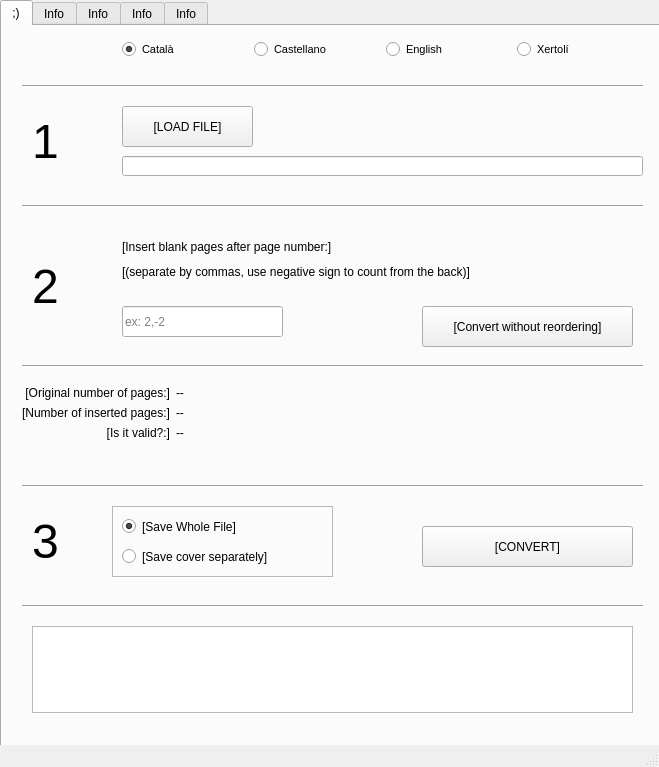
<?xml version="1.0" encoding="UTF-8"?>
<ui version="4.0">
 <class>MainWindow</class>
 <widget class="QMainWindow" name="MainWindow">
  <property name="geometry">
   <rect>
    <x>0</x>
    <y>0</y>
    <width>659</width>
    <height>767</height>
   </rect>
  </property>
  <property name="windowTitle">
   <string>PDF2Booklet</string>
  </property>
  <widget class="QWidget" name="centralwidget">
   <widget class="QTabWidget" name="tabWidget">
    <property name="geometry">
     <rect>
      <x>0</x>
      <y>0</y>
      <width>661</width>
      <height>771</height>
     </rect>
    </property>
    <property name="currentIndex">
     <number>0</number>
    </property>
    <widget class="QWidget" name="tab_0">
     <attribute name="title">
      <string notr="true">;)</string>
     </attribute>
     <widget class="QWidget" name="gridLayoutWidget">
      <property name="geometry">
       <rect>
        <x>120</x>
        <y>10</y>
        <width>521</width>
        <height>27</height>
       </rect>
      </property>
      <layout class="QHBoxLayout" name="HLayout_Language">
       <item>
        <widget class="QRadioButton" name="radioButton_Language_Catala">
         <property name="font">
          <font>
           <pointsize>8</pointsize>
          </font>
         </property>
         <property name="text">
          <string>Català</string>
         </property>
         <property name="checked">
          <bool>true</bool>
         </property>
        </widget>
       </item>
       <item>
        <widget class="QRadioButton" name="radioButton_Language_Castellano">
         <property name="font">
          <font>
           <pointsize>8</pointsize>
          </font>
         </property>
         <property name="text">
          <string>Castellano</string>
         </property>
         <property name="checked">
          <bool>false</bool>
         </property>
        </widget>
       </item>
       <item>
        <widget class="QRadioButton" name="radioButton_Language_English">
         <property name="font">
          <font>
           <pointsize>8</pointsize>
          </font>
         </property>
         <property name="text">
          <string>English</string>
         </property>
         <property name="checked">
          <bool>false</bool>
         </property>
        </widget>
       </item>
       <item>
        <widget class="QRadioButton" name="radioButton_Language_Xertoli">
         <property name="enabled">
          <bool>true</bool>
         </property>
         <property name="font">
          <font>
           <pointsize>8</pointsize>
          </font>
         </property>
         <property name="text">
          <string>Xertolí</string>
         </property>
         <property name="checked">
          <bool>false</bool>
         </property>
        </widget>
       </item>
      </layout>
     </widget>
     <widget class="Line" name="line_4">
      <property name="geometry">
       <rect>
        <x>20</x>
        <y>450</y>
        <width>621</width>
        <height>20</height>
       </rect>
      </property>
      <property name="orientation">
       <enum>Qt::Horizontal</enum>
      </property>
     </widget>
     <widget class="QLabel" name="label_Stage3">
      <property name="geometry">
       <rect>
        <x>30</x>
        <y>480</y>
        <width>47</width>
        <height>71</height>
       </rect>
      </property>
      <property name="font">
       <font>
        <pointsize>36</pointsize>
       </font>
      </property>
      <property name="text">
       <string>3</string>
      </property>
     </widget>
     <widget class="QLabel" name="label_InsertText">
      <property name="geometry">
       <rect>
        <x>120</x>
        <y>210</y>
        <width>331</width>
        <height>21</height>
       </rect>
      </property>
      <property name="font">
       <font>
        <pointsize>9</pointsize>
       </font>
      </property>
      <property name="text">
       <string>[Insert blank pages after page number:]</string>
      </property>
     </widget>
     <widget class="Line" name="line">
      <property name="geometry">
       <rect>
        <x>20</x>
        <y>50</y>
        <width>621</width>
        <height>20</height>
       </rect>
      </property>
      <property name="orientation">
       <enum>Qt::Horizontal</enum>
      </property>
     </widget>
     <widget class="Line" name="line_3">
      <property name="geometry">
       <rect>
        <x>20</x>
        <y>330</y>
        <width>621</width>
        <height>20</height>
       </rect>
      </property>
      <property name="orientation">
       <enum>Qt::Horizontal</enum>
      </property>
     </widget>
     <widget class="Line" name="line_5">
      <property name="geometry">
       <rect>
        <x>20</x>
        <y>570</y>
        <width>621</width>
        <height>20</height>
       </rect>
      </property>
      <property name="orientation">
       <enum>Qt::Horizontal</enum>
      </property>
     </widget>
     <widget class="QPlainTextEdit" name="plainTextEdit_ErrorConsole">
      <property name="geometry">
       <rect>
        <x>30</x>
        <y>600</y>
        <width>601</width>
        <height>87</height>
       </rect>
      </property>
      <property name="palette">
       <palette>
        <active>
         <colorrole role="WindowText">
          <brush brushstyle="SolidPattern">
           <color alpha="255">
            <red>0</red>
            <green>0</green>
            <blue>0</blue>
           </color>
          </brush>
         </colorrole>
         <colorrole role="Text">
          <brush brushstyle="SolidPattern">
           <color alpha="255">
            <red>255</red>
            <green>0</green>
            <blue>0</blue>
           </color>
          </brush>
         </colorrole>
         <colorrole role="PlaceholderText">
          <brush brushstyle="SolidPattern">
           <color alpha="128">
            <red>255</red>
            <green>0</green>
            <blue>0</blue>
           </color>
          </brush>
         </colorrole>
        </active>
        <inactive>
         <colorrole role="WindowText">
          <brush brushstyle="SolidPattern">
           <color alpha="255">
            <red>0</red>
            <green>0</green>
            <blue>0</blue>
           </color>
          </brush>
         </colorrole>
         <colorrole role="Text">
          <brush brushstyle="SolidPattern">
           <color alpha="255">
            <red>255</red>
            <green>0</green>
            <blue>0</blue>
           </color>
          </brush>
         </colorrole>
         <colorrole role="PlaceholderText">
          <brush brushstyle="SolidPattern">
           <color alpha="128">
            <red>255</red>
            <green>0</green>
            <blue>0</blue>
           </color>
          </brush>
         </colorrole>
        </inactive>
        <disabled>
         <colorrole role="WindowText">
          <brush brushstyle="SolidPattern">
           <color alpha="255">
            <red>120</red>
            <green>120</green>
            <blue>120</blue>
           </color>
          </brush>
         </colorrole>
         <colorrole role="Text">
          <brush brushstyle="SolidPattern">
           <color alpha="255">
            <red>120</red>
            <green>120</green>
            <blue>120</blue>
           </color>
          </brush>
         </colorrole>
         <colorrole role="PlaceholderText">
          <brush brushstyle="SolidPattern">
           <color alpha="128">
            <red>0</red>
            <green>0</green>
            <blue>0</blue>
           </color>
          </brush>
         </colorrole>
        </disabled>
       </palette>
      </property>
      <property name="font">
       <font>
        <pointsize>8</pointsize>
       </font>
      </property>
      <property name="readOnly">
       <bool>true</bool>
      </property>
      <property name="plainText">
       <string/>
      </property>
     </widget>
     <widget class="QLabel" name="label_Stage1">
      <property name="geometry">
       <rect>
        <x>30</x>
        <y>80</y>
        <width>47</width>
        <height>71</height>
       </rect>
      </property>
      <property name="font">
       <font>
        <pointsize>36</pointsize>
       </font>
      </property>
      <property name="text">
       <string>1</string>
      </property>
     </widget>
     <widget class="QLabel" name="label_Stage2">
      <property name="geometry">
       <rect>
        <x>30</x>
        <y>220</y>
        <width>47</width>
        <height>81</height>
       </rect>
      </property>
      <property name="font">
       <font>
        <pointsize>36</pointsize>
       </font>
      </property>
      <property name="text">
       <string>2</string>
      </property>
     </widget>
     <widget class="QPushButton" name="pushButton_LoadFile">
      <property name="geometry">
       <rect>
        <x>120</x>
        <y>80</y>
        <width>131</width>
        <height>41</height>
       </rect>
      </property>
      <property name="font">
       <font>
        <pointsize>9</pointsize>
       </font>
      </property>
      <property name="text">
       <string>[LOAD FILE]</string>
      </property>
     </widget>
     <widget class="QLineEdit" name="lineEdit_Insert">
      <property name="geometry">
       <rect>
        <x>120</x>
        <y>280</y>
        <width>161</width>
        <height>31</height>
       </rect>
      </property>
      <property name="font">
       <font>
        <pointsize>9</pointsize>
       </font>
      </property>
      <property name="inputMask">
       <string/>
      </property>
      <property name="text">
       <string/>
      </property>
      <property name="placeholderText">
       <string>ex: 2,-2</string>
      </property>
     </widget>
     <widget class="Line" name="line_2">
      <property name="geometry">
       <rect>
        <x>20</x>
        <y>170</y>
        <width>621</width>
        <height>20</height>
       </rect>
      </property>
      <property name="orientation">
       <enum>Qt::Horizontal</enum>
      </property>
     </widget>
     <widget class="QWidget" name="formLayoutWidget">
      <property name="geometry">
       <rect>
        <x>20</x>
        <y>360</y>
        <width>621</width>
        <height>81</height>
       </rect>
      </property>
      <layout class="QFormLayout" name="FLayout_pagesInfo">
       <property name="labelAlignment">
        <set>Qt::AlignRight|Qt::AlignTrailing|Qt::AlignVCenter</set>
       </property>
       <item row="0" column="0">
        <widget class="QLabel" name="label_NpagesOriginalText">
         <property name="font">
          <font>
           <pointsize>9</pointsize>
          </font>
         </property>
         <property name="text">
          <string>[Original number of pages:]</string>
         </property>
         <property name="alignment">
          <set>Qt::AlignRight|Qt::AlignTrailing|Qt::AlignVCenter</set>
         </property>
        </widget>
       </item>
       <item row="0" column="1">
        <widget class="QLabel" name="label_NpagesOriginal">
         <property name="font">
          <font>
           <pointsize>9</pointsize>
          </font>
         </property>
         <property name="text">
          <string>--</string>
         </property>
        </widget>
       </item>
       <item row="1" column="0">
        <widget class="QLabel" name="label_NpagesInsertedText">
         <property name="font">
          <font>
           <pointsize>9</pointsize>
          </font>
         </property>
         <property name="text">
          <string>[Number of inserted pages:]</string>
         </property>
         <property name="scaledContents">
          <bool>false</bool>
         </property>
         <property name="alignment">
          <set>Qt::AlignRight|Qt::AlignTrailing|Qt::AlignVCenter</set>
         </property>
        </widget>
       </item>
       <item row="1" column="1">
        <widget class="QLabel" name="label_NpagesInserted">
         <property name="font">
          <font>
           <pointsize>9</pointsize>
          </font>
         </property>
         <property name="text">
          <string>--</string>
         </property>
        </widget>
       </item>
       <item row="2" column="0">
        <widget class="QLabel" name="label_ValidText">
         <property name="font">
          <font>
           <pointsize>9</pointsize>
          </font>
         </property>
         <property name="text">
          <string>[Is it valid?:]</string>
         </property>
         <property name="alignment">
          <set>Qt::AlignRight|Qt::AlignTrailing|Qt::AlignVCenter</set>
         </property>
        </widget>
       </item>
       <item row="2" column="1">
        <widget class="QLabel" name="label_Valid">
         <property name="font">
          <font>
           <pointsize>9</pointsize>
          </font>
         </property>
         <property name="text">
          <string>--</string>
         </property>
        </widget>
       </item>
      </layout>
     </widget>
     <widget class="QPushButton" name="pushButton_Convert">
      <property name="geometry">
       <rect>
        <x>420</x>
        <y>500</y>
        <width>211</width>
        <height>41</height>
       </rect>
      </property>
      <property name="font">
       <font>
        <pointsize>9</pointsize>
       </font>
      </property>
      <property name="text">
       <string>[CONVERT]</string>
      </property>
     </widget>
     <widget class="QLineEdit" name="lineEdit_OpenFile">
      <property name="geometry">
       <rect>
        <x>120</x>
        <y>130</y>
        <width>521</width>
        <height>20</height>
       </rect>
      </property>
      <property name="readOnly">
       <bool>true</bool>
      </property>
     </widget>
     <widget class="QLabel" name="label_InsertInstructionText">
      <property name="geometry">
       <rect>
        <x>120</x>
        <y>230</y>
        <width>471</width>
        <height>31</height>
       </rect>
      </property>
      <property name="font">
       <font>
        <pointsize>9</pointsize>
       </font>
      </property>
      <property name="text">
       <string>[(separate by commas, use negative sign to count from the back)]</string>
      </property>
     </widget>
     <widget class="QFrame" name="frame_SaveDivide">
      <property name="geometry">
       <rect>
        <x>110</x>
        <y>480</y>
        <width>221</width>
        <height>71</height>
       </rect>
      </property>
      <property name="frameShape">
       <enum>QFrame::StyledPanel</enum>
      </property>
      <property name="frameShadow">
       <enum>QFrame::Raised</enum>
      </property>
      <widget class="QRadioButton" name="radioButton_Save_Whole">
       <property name="geometry">
        <rect>
         <x>10</x>
         <y>10</y>
         <width>171</width>
         <height>21</height>
        </rect>
       </property>
       <property name="font">
        <font>
         <pointsize>9</pointsize>
        </font>
       </property>
       <property name="text">
        <string>[Save Whole File]</string>
       </property>
       <property name="checked">
        <bool>true</bool>
       </property>
      </widget>
      <widget class="QRadioButton" name="radioButton_Save_Separately">
       <property name="geometry">
        <rect>
         <x>10</x>
         <y>40</y>
         <width>191</width>
         <height>21</height>
        </rect>
       </property>
       <property name="font">
        <font>
         <pointsize>9</pointsize>
        </font>
       </property>
       <property name="text">
        <string>[Save cover separately]</string>
       </property>
      </widget>
     </widget>
     <widget class="QPushButton" name="pushButton_Convert_NoReorder">
      <property name="geometry">
       <rect>
        <x>420</x>
        <y>280</y>
        <width>211</width>
        <height>41</height>
       </rect>
      </property>
      <property name="font">
       <font>
        <pointsize>9</pointsize>
       </font>
      </property>
      <property name="text">
       <string>[Convert without reordering]</string>
      </property>
     </widget>
    </widget>
    <widget class="QWidget" name="tab_1">
     <attribute name="title">
      <string>Info</string>
     </attribute>
     <widget class="QTextBrowser" name="textBrowser">
      <property name="geometry">
       <rect>
        <x>20</x>
        <y>20</y>
        <width>621</width>
        <height>661</height>
       </rect>
      </property>
      <property name="html">
       <string notr="true">&lt;!DOCTYPE HTML PUBLIC &quot;-//W3C//DTD HTML 4.0//EN&quot; &quot;http://www.w3.org/TR/REC-html40/strict.dtd&quot;&gt;
&lt;html&gt;&lt;head&gt;&lt;meta name=&quot;qrichtext&quot; content=&quot;1&quot; /&gt;&lt;style type=&quot;text/css&quot;&gt;
p, li { white-space: pre-wrap; }
&lt;/style&gt;&lt;/head&gt;&lt;body style=&quot; font-family:'MS Shell Dlg 2'; font-size:7.8pt; font-weight:400; font-style:normal;&quot;&gt;
&lt;p style=&quot; margin-top:12px; margin-bottom:12px; margin-left:0px; margin-right:0px; -qt-block-indent:0; text-indent:0px;&quot;&gt;&lt;span style=&quot; font-size:14pt; font-weight:600; text-decoration: underline;&quot;&gt;Acreditacions:&lt;/span&gt;&lt;span style=&quot; font-size:11pt;&quot;&gt;&lt;br /&gt;Este programa s'ha fet gràcies a Qt Designer i a les llibreríes PyPDF2 i PySide6. Pots trobar més projectes en &lt;/span&gt;&lt;a href=&quot;https://github.com/vicent-b&quot;&gt;&lt;span style=&quot; font-size:11pt; text-decoration: underline; color:#0000ff;&quot;&gt;https://github.com/vicent-b&lt;/span&gt;&lt;/a&gt;&lt;/p&gt;
&lt;p style=&quot; margin-top:12px; margin-bottom:12px; margin-left:0px; margin-right:0px; -qt-block-indent:0; text-indent:0px;&quot;&gt;&lt;span style=&quot; font-size:14pt;&quot;&gt;&lt;br /&gt;&lt;/span&gt;&lt;span style=&quot; font-size:14pt; font-weight:600; text-decoration: underline;&quot;&gt;Informació:&lt;/span&gt;&lt;span style=&quot; font-size:11pt;&quot;&gt;&lt;br /&gt;Este programa reordena las pàgines d'un PDF per tal que, al imprimir-lo, sols calga doblar el munt de fulles per la mitad per a formar un llibre. Ja que la quantita de fulles deu ser múltiple de 4, se permet insertar fulles en blanc. Per a imprimir la portada a color i la resta en blanc i negre, pots separar la fulla més exterior sel·leccionant la opció &amp;quot;guarda la protada per separat&amp;quot;&lt;br /&gt;&lt;br /&gt;Per a imprimir, has de configurar la impressió a 2 pàgines per fulla, a doble cara i per a passar pàgina pel costat curt.&lt;br /&gt;&lt;br /&gt;Per a encuadernar pots:&lt;br /&gt;1) Grapar les fulles doblades per fora&lt;/span&gt;&lt;/p&gt;
&lt;p style=&quot; margin-top:12px; margin-bottom:12px; margin-left:0px; margin-right:0px; -qt-block-indent:0; text-indent:0px;&quot;&gt;&lt;span style=&quot; font-size:11pt;&quot;&gt;2) Grapar les fulles doblades de tal manera que els extrems de la grapa queden a l'interior del llibre. Pot requerir d'una grapadora especialment llarga.&lt;/span&gt;&lt;/p&gt;
&lt;p style=&quot; margin-top:12px; margin-bottom:12px; margin-left:0px; margin-right:0px; -qt-block-indent:0; text-indent:0px;&quot;&gt;&lt;span style=&quot; font-size:11pt;&quot;&gt;3) Imitar el mètode 2 perforant 2 parells de forats y nugant fil en un cercle en cada parell. Costa més teemps però la pàgina podrà doblegar-se 180º (portada tocant la contraportada) sense trencar-se.&lt;/span&gt;&lt;span style=&quot; font-size:6.6pt;&quot;&gt;&lt;br /&gt;&lt;/span&gt;&lt;/p&gt;&lt;/body&gt;&lt;/html&gt;</string>
      </property>
     </widget>
    </widget>
    <widget class="QWidget" name="tab_2">
     <attribute name="title">
      <string>Info</string>
     </attribute>
     <widget class="QTextBrowser" name="textBrowser_3">
      <property name="geometry">
       <rect>
        <x>20</x>
        <y>20</y>
        <width>621</width>
        <height>661</height>
       </rect>
      </property>
      <property name="html">
       <string notr="true">&lt;!DOCTYPE HTML PUBLIC &quot;-//W3C//DTD HTML 4.0//EN&quot; &quot;http://www.w3.org/TR/REC-html40/strict.dtd&quot;&gt;
&lt;html&gt;&lt;head&gt;&lt;meta name=&quot;qrichtext&quot; content=&quot;1&quot; /&gt;&lt;style type=&quot;text/css&quot;&gt;
p, li { white-space: pre-wrap; }
&lt;/style&gt;&lt;/head&gt;&lt;body style=&quot; font-family:'MS Shell Dlg 2'; font-size:7.8pt; font-weight:400; font-style:normal;&quot;&gt;
&lt;p style=&quot; margin-top:12px; margin-bottom:12px; margin-left:0px; margin-right:0px; -qt-block-indent:0; text-indent:0px;&quot;&gt;&lt;span style=&quot; font-size:14pt; font-weight:600; text-decoration: underline;&quot;&gt;Acreditaciones:&lt;/span&gt;&lt;span style=&quot; font-size:11pt;&quot;&gt;&lt;br /&gt;Este programa se ha elaborado gracias a Qt Designer y a las librerías PyPDF2 y PySide6. Puedes encontrar más proyectos en &lt;/span&gt;&lt;a href=&quot;https://github.com/vicent-b&quot;&gt;&lt;span style=&quot; font-size:11pt; text-decoration: underline; color:#0000ff;&quot;&gt;https://github.com/vicent-b&lt;/span&gt;&lt;/a&gt;&lt;/p&gt;
&lt;p style=&quot; margin-top:12px; margin-bottom:12px; margin-left:0px; margin-right:0px; -qt-block-indent:0; text-indent:0px;&quot;&gt;&lt;span style=&quot; font-size:14pt;&quot;&gt;&lt;br /&gt;&lt;/span&gt;&lt;span style=&quot; font-size:14pt; font-weight:600; text-decoration: underline;&quot;&gt;Información:&lt;/span&gt;&lt;span style=&quot; font-size:11pt;&quot;&gt;&lt;br /&gt;Este programa reordena las páginas de un PDF para que al imprimirlo, baste con doblar la montaña de hojas por la mitad para formar un libro. Ya que la cantidad de hojas debe ser múltiplo de 4, se permite insertar hojas en blanco. Para imprimir la portada a color y el resto en blanco y negro, puede separar la hoja más exterior seleccionanco la opción &amp;quot;guarda la portada por separado&amp;quot;.&lt;br /&gt;&lt;br /&gt;Para imprimir, debe configurar la impresión a 2 páginas por hoja, a doble cara y para pasar página por el lado corto.&lt;br /&gt;&lt;br /&gt;Para encuadernar, puede:&lt;br /&gt;1) Grapar las hojas dobladas por fuera&lt;/span&gt;&lt;/p&gt;
&lt;p style=&quot; margin-top:12px; margin-bottom:12px; margin-left:0px; margin-right:0px; -qt-block-indent:0; text-indent:0px;&quot;&gt;&lt;span style=&quot; font-size:11pt;&quot;&gt;2) Grapar las hojas dobladas de tal forma que el cierre de la grapa quede en el interior del libro. Puede requerir de grapadora especialmente larga&lt;/span&gt;&lt;/p&gt;
&lt;p style=&quot; margin-top:12px; margin-bottom:12px; margin-left:0px; margin-right:0px; -qt-block-indent:0; text-indent:0px;&quot;&gt;&lt;span style=&quot; font-size:11pt;&quot;&gt;3) Imitar el método 2 perforando 2 pares de agujeros y atando hilo en 2 círculos. Cuesta más tiempo pero la página podrá doblarse 180º (portada tocando la contraportada) sin romperse&lt;/span&gt;&lt;/p&gt;
&lt;p style=&quot; margin-top:12px; margin-bottom:12px; margin-left:0px; margin-right:0px; -qt-block-indent:0; text-indent:0px;&quot;&gt;&lt;span style=&quot; font-size:6.6pt;&quot;&gt;&lt;br /&gt;&lt;/span&gt;&lt;/p&gt;&lt;/body&gt;&lt;/html&gt;</string>
      </property>
     </widget>
    </widget>
    <widget class="QWidget" name="tab_3">
     <attribute name="title">
      <string>Info</string>
     </attribute>
     <widget class="QTextBrowser" name="textBrowser_4">
      <property name="geometry">
       <rect>
        <x>20</x>
        <y>20</y>
        <width>621</width>
        <height>661</height>
       </rect>
      </property>
      <property name="html">
       <string notr="true">&lt;!DOCTYPE HTML PUBLIC &quot;-//W3C//DTD HTML 4.0//EN&quot; &quot;http://www.w3.org/TR/REC-html40/strict.dtd&quot;&gt;
&lt;html&gt;&lt;head&gt;&lt;meta name=&quot;qrichtext&quot; content=&quot;1&quot; /&gt;&lt;style type=&quot;text/css&quot;&gt;
p, li { white-space: pre-wrap; }
&lt;/style&gt;&lt;/head&gt;&lt;body style=&quot; font-family:'MS Shell Dlg 2'; font-size:7.8pt; font-weight:400; font-style:normal;&quot;&gt;
&lt;p style=&quot; margin-top:12px; margin-bottom:12px; margin-left:0px; margin-right:0px; -qt-block-indent:0; text-indent:0px;&quot;&gt;&lt;span style=&quot; font-size:14pt; font-weight:600; text-decoration: underline;&quot;&gt;Attributions:&lt;/span&gt;&lt;span style=&quot; font-size:11pt;&quot;&gt;&lt;br /&gt;This program has been made using Qt Designer and the libraries PyPDF2 and PySide6. You can find more projects at &lt;/span&gt;&lt;a href=&quot;https://github.com/vicent-b&quot;&gt;&lt;span style=&quot; font-size:11pt; text-decoration: underline; color:#0000ff;&quot;&gt;https://github.com/vicent-b&lt;/span&gt;&lt;/a&gt;&lt;/p&gt;
&lt;p style=&quot; margin-top:12px; margin-bottom:12px; margin-left:0px; margin-right:0px; -qt-block-indent:0; text-indent:0px;&quot;&gt;&lt;span style=&quot; font-size:14pt;&quot;&gt;&lt;br /&gt;&lt;/span&gt;&lt;span style=&quot; font-size:14pt; font-weight:600; text-decoration: underline;&quot;&gt;Information:&lt;/span&gt;&lt;span style=&quot; font-size:11pt;&quot;&gt;&lt;br /&gt;This program reorders the pages of a PDF so that when printed, it stitches the stack of pages together by folding them in half to form a book. Since the number of pages must be a multiple of 4, inserting pages is allowed. To print the cover in color and the rest in black and white, you can separate the outermost page by selecting the &amp;quot;save cover separately&amp;quot; option.&lt;br /&gt;&lt;br /&gt;To print, you must set the printer to 2 pages per sheet, double-sided and to turn the page on the short edge.&lt;br /&gt;&lt;br /&gt;To bind, you can:&lt;/span&gt;&lt;/p&gt;
&lt;p style=&quot; margin-top:0px; margin-bottom:0px; margin-left:0px; margin-right:0px; -qt-block-indent:0; text-indent:0px;&quot;&gt;&lt;span style=&quot; font-size:11pt;&quot;&gt;1) Staple the folded pages on the outside.&lt;/span&gt;&lt;/p&gt;
&lt;p style=&quot;-qt-paragraph-type:empty; margin-top:0px; margin-bottom:0px; margin-left:0px; margin-right:0px; -qt-block-indent:0; text-indent:0px; font-size:11pt;&quot;&gt;&lt;br /&gt;&lt;/p&gt;
&lt;p style=&quot; margin-top:0px; margin-bottom:0px; margin-left:0px; margin-right:0px; -qt-block-indent:0; text-indent:0px;&quot;&gt;&lt;span style=&quot; font-size:11pt;&quot;&gt;2) Staple the folded pages so that the staple closure is on the inside of the book. This may require a particularly long stapler.&lt;/span&gt;&lt;/p&gt;
&lt;p style=&quot;-qt-paragraph-type:empty; margin-top:0px; margin-bottom:0px; margin-left:0px; margin-right:0px; -qt-block-indent:0; text-indent:0px; font-size:11pt;&quot;&gt;&lt;br /&gt;&lt;/p&gt;
&lt;p style=&quot; margin-top:0px; margin-bottom:0px; margin-left:0px; margin-right:0px; -qt-block-indent:0; text-indent:0px;&quot;&gt;&lt;span style=&quot; font-size:11pt;&quot;&gt;3) Imitate method 2 by punching two pairs of holes and tying thread in two loops. It takes more time, but the page can be folded 180° (front cover touching back cover) without breaking.&lt;/span&gt;&lt;span style=&quot; font-size:6.6pt;&quot;&gt;&lt;br /&gt;&lt;/span&gt;&lt;/p&gt;&lt;/body&gt;&lt;/html&gt;</string>
      </property>
     </widget>
    </widget>
    <widget class="QWidget" name="tab_4">
     <attribute name="title">
      <string>Info</string>
     </attribute>
     <widget class="QTextBrowser" name="textBrowser_5">
      <property name="geometry">
       <rect>
        <x>20</x>
        <y>20</y>
        <width>621</width>
        <height>661</height>
       </rect>
      </property>
      <property name="html">
       <string notr="true">&lt;!DOCTYPE HTML PUBLIC &quot;-//W3C//DTD HTML 4.0//EN&quot; &quot;http://www.w3.org/TR/REC-html40/strict.dtd&quot;&gt;
&lt;html&gt;&lt;head&gt;&lt;meta name=&quot;qrichtext&quot; content=&quot;1&quot; /&gt;&lt;style type=&quot;text/css&quot;&gt;
p, li { white-space: pre-wrap; }
&lt;/style&gt;&lt;/head&gt;&lt;body style=&quot; font-family:'MS Shell Dlg 2'; font-size:7.8pt; font-weight:400; font-style:normal;&quot;&gt;
&lt;p style=&quot; margin-top:12px; margin-bottom:12px; margin-left:0px; margin-right:0px; -qt-block-indent:0; text-indent:0px;&quot;&gt;ERROR&lt;/p&gt;
&lt;p style=&quot;-qt-paragraph-type:empty; margin-top:12px; margin-bottom:12px; margin-left:0px; margin-right:0px; -qt-block-indent:0; text-indent:0px;&quot;&gt;&lt;br /&gt;&lt;/p&gt;&lt;/body&gt;&lt;/html&gt;</string>
      </property>
     </widget>
    </widget>
   </widget>
  </widget>
  <widget class="QMenuBar" name="menubar">
   <property name="geometry">
    <rect>
     <x>0</x>
     <y>0</y>
     <width>659</width>
     <height>26</height>
    </rect>
   </property>
   <property name="defaultUp">
    <bool>false</bool>
   </property>
  </widget>
  <widget class="QStatusBar" name="statusbar"/>
 </widget>
 <resources/>
 <connections/>
</ui>
